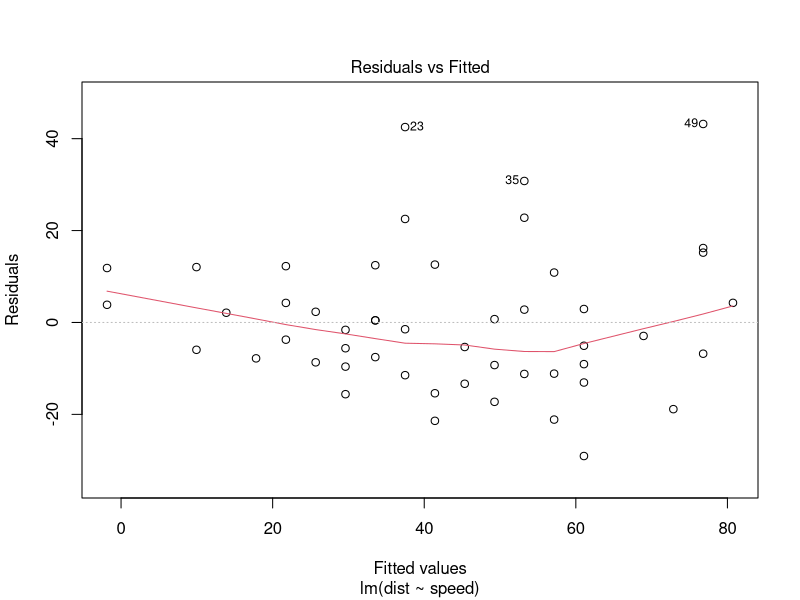
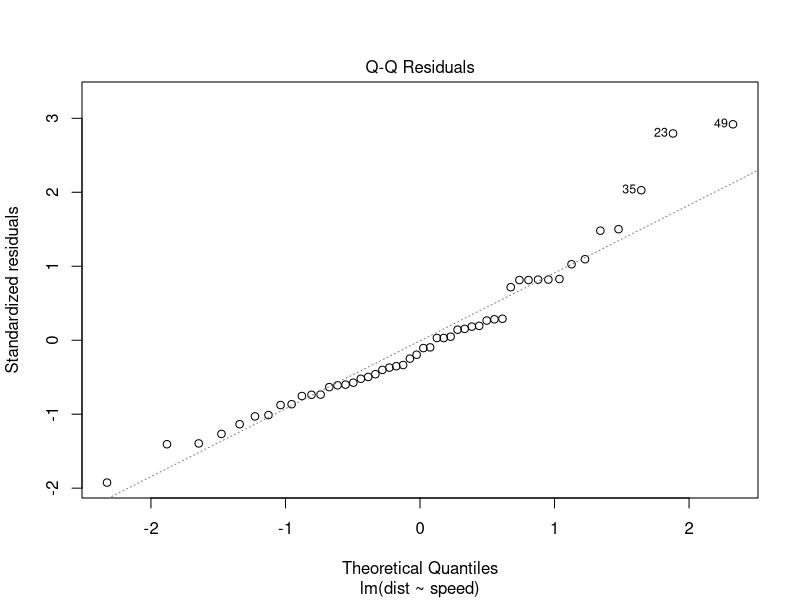
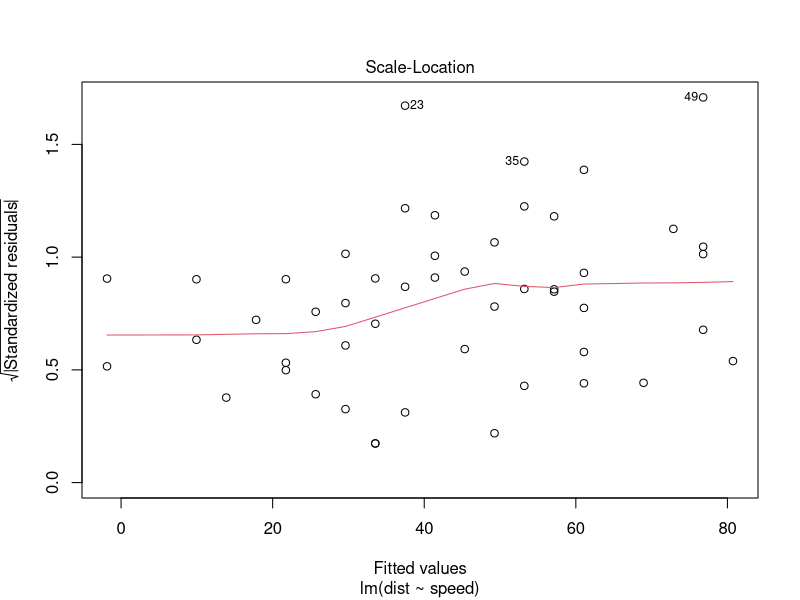
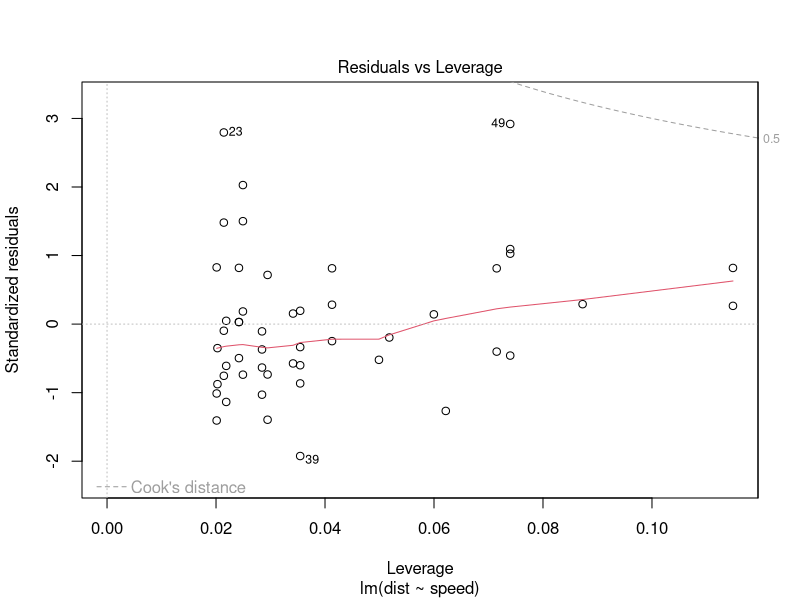
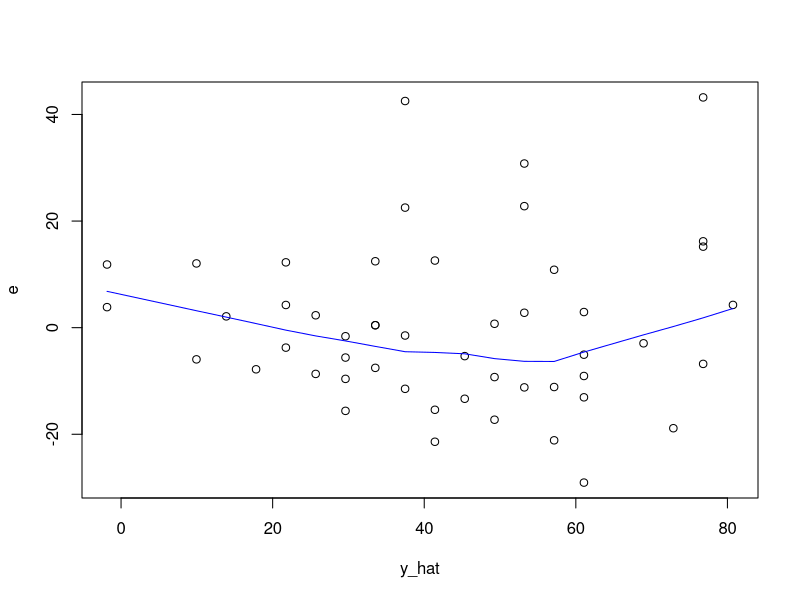
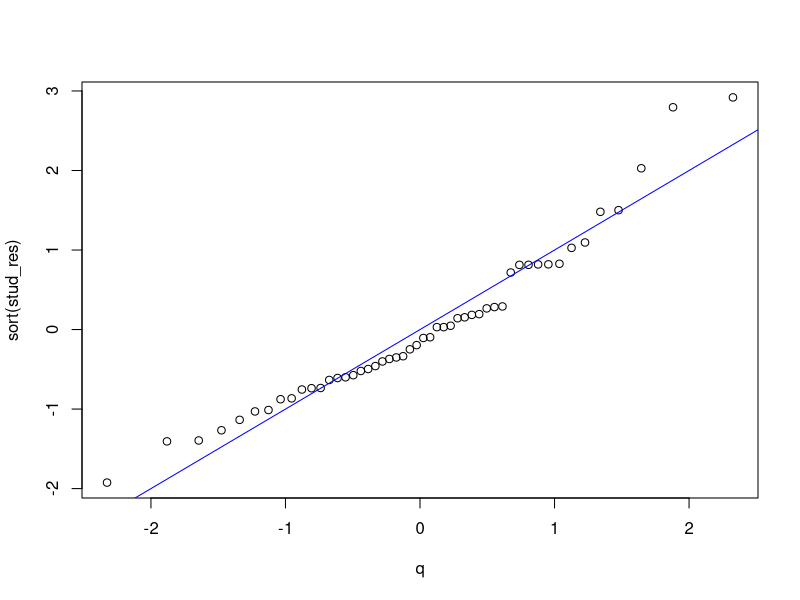
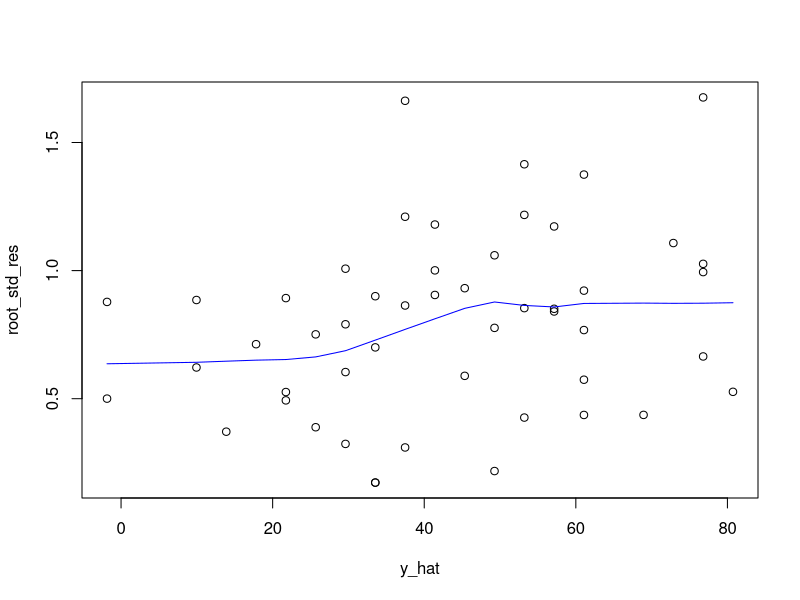
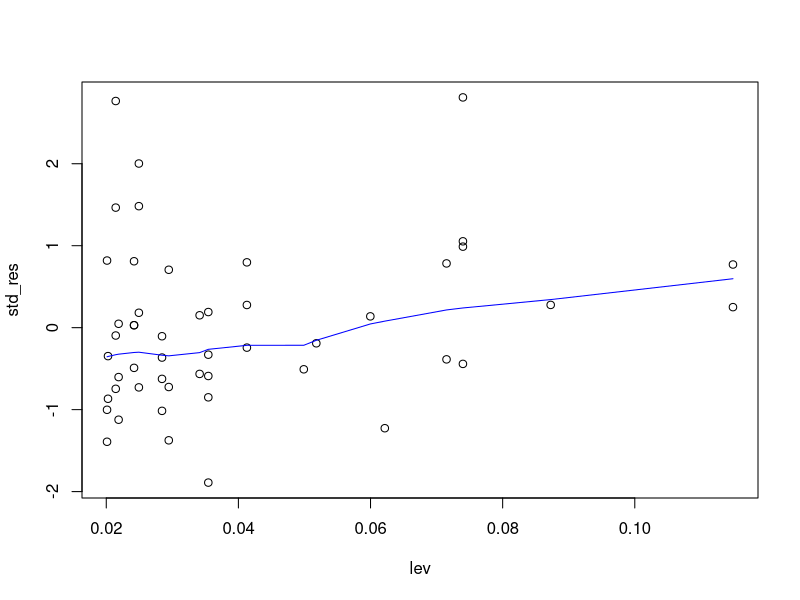

Reproduce these figures in R, in order.
# MTH441 Lab 3

# Problem 1

# Fit linear regression model
# automatically fits with intercept
fit <- lm(dist ~ speed, data = cars)
# view summary
plot(fit)

# reproduce all the four plots by extracting the appropriate residuals:
# plot 1 : Residuals vs Fitted
B_ols <-fit$coefficients
y_hat <- fit$fitted.values
y <- cars$dist
x <- cars$speed
n <- length(y)
oneN <- matrix(1, nrow = n, ncol = 1)
X <- cbind(oneN, x)
H <- X %*% solve(t(X) %*% X) %*% t(X)
lev <- matrix(0, nrow = n, ncol = 1)
for (i in 1:n)
{
  lev[i] <- H[i,i]
}
p <- 1
e <- y - y_hat # this is a vector with all the residuals
plot(y_hat,e)
lines(lowess(y_hat, e), col = "blue")
# Errors are not randomly spread out. The blue line is supposed to be a straight line. This indicates that the relation between speed and dist is not necessarily linear. We might need a quadratic term in the model.

# plot 2 : Normal Q-Q : Standardized residuals vs Theoretical Quantiles
sig_est <- sqrt((t(e)%*%e)/(n-p-1))
std_res <- e/(sig_est[1])
stud_res <- std_res
for (i in 1:length(std_res)){
  stud_res[i] <- std_res[i]/sqrt(1-lev[i])
}
u <- (1:n - 0.5)/n
q <- qnorm(u)
plot(q,sort(stud_res))
abline(0,1, col = "blue")
# This line shows skew in the data - not perfectly normally distributed.

# plot 3 : root(|Standardized residuals|) vs Fitted values
root_std_res <- matrix(0, nrow = n, ncol = 1)
for (i in 1:n)
{
  root_std_res[i] <- sqrt(abs(std_res[i]))
}
plot(y_hat, root_std_res)
lines(lowess(y_hat, root_std_res), col = "blue")
# This graph shows that the assumption of constant variance is not satisfied. Variance increases slightly as y_hat increases, indicating heteroscedacity.

# plot 4 : Standardized residuals vs Leverage
plot(lev, std_res)
lines(lowess(lev, std_res), col = "blue")
# No points cross cooks distance, although some points have high lev, and some have high residuals.
# Conclusion - diagnostic plots are not satisfactory, with both the linear relation assumption and the assumption of constant variance not checking out.

# Problem 2 

library(tidyverse)
library(MASS)
?Boston
?lm
Boston_fit <- lm(medv ~ crim + zn + indus + chas + nox + rm + age + dis + rad + tax + ptratio + black + lstat, data = Boston)
B_ols <- Boston_fit$coefficient

# centering and scaling X and refitting the model without the intercept:
X <- as.matrix(Boston)[,-14]
n <- dim(X)[1]
p <- dim(X)[2]
In <- diag(x = 1, nrow = n, ncol = n)
onen <- numeric(n) + 1
y <- Boston$medv
ybar <- mean(y)
yc <- y - ybar*onen
Xc <- (In - onen %*% solve(t(onen)%*%onen)%*%t(onen))%*%X
B_tilde <- solve(t(Xc) %*% Xc) %*% (t(Xc)%*%yc)
S <- numeric(p)
for (j in 1:p){
  S[j] <- sqrt(var(X[,j]))
}
Sx <- diag(S, nrow = p, ncol = p)
Boston_SC_X <- scale(X, center = TRUE, scale = TRUE)
Boston_SC_y <- scale(y, center = TRUE, scale = FALSE)
Boston_SC <- data.frame(cbind(Boston_SC_X, Boston_SC_y))
Boston_SC
Boston_SCfit <- lm(V14 ~.-1, data = Boston_SC)
B_SC_ols <- Boston_SCfit$coefficients
B_SC_ols
B_t <- Sx %*% B_tilde
B_t
# Coefficients of the model fitted without intercept match what we derived in class!
# Repeating the above analysis with intercept:
Boston_SCfit <- lm(V14 ~., data = Boston_SC)
Boston_SCfit$coefficients
B_t
# Observe that B0 = 0 (effectively), and rest of the coefficients match
# B0 = ybar - t(xbar)B_t = 0 because both y and x are centered, making them 0 here!

# Problem 3

plot(Boston_fit)

# Residuals vs Fitted => u-shaped => model relations not correct. May need higher order terms
# Q-Q plot is skewed
# Errors don't follow constant variance
# No points cross cook's distance. not many points with high leverage, while there are points with high residuals.
# Points 365, 369, 373 are close to Cook's distance (as marked)

# using residual studied, identify possible outliers:
?residuals
# standardized residuals => outlier if mod is more than 3
e_i <- resid(Boston_fit)
sigma_hat <- summary(Boston_fit)$sigma
d_i <- e_i/sigma_hat
outliers_std <- which(abs(d_i)> 3)
cat("Identified outliers using Standarized Residuals(|di|>3):\n",outliers_std, "\n")

# studentized residuals => outlier if more than 3
h <- hatvalues(Boston_fit)
studentized_residuals <- e_i
for (i in 1:n){
  studentized_residuals[i] <- d_i[i]/(1-h[i])
}
outliers <- which(abs(studentized_residuals)> 3)
cat("Identified outliers using Studentized Residuals(|ri|>3):\n",outliers, "\n")

# k-student residuals
t_i <- e_i
for (i in 1:n){
  s2 <- ((n-p)*sigma_hat^2 - e_i[i]^2/(1-h[i]))/(n-p-1)
  t_i[i] <- e_i[i]/sqrt((1-h[i])*s2)
}
outliers <- which(abs(t_i)> 3)
cat("Identified outliers using k-Student Residuals(|ti|>3):\n",outliers, "\n")


# Leverage points:
for (i in 1:n){
  if (h[i]>2*(p+1)/n){
    print(i)
  }
}

# Influence points:
D <- cooks.distance(Boston_fit)
for (i in 1:n){
  if (abs(D[i]) > 1){
    print(i)
  }
}
# no highly influential points
# can also calculate Cook's distance as follows:
r_i <- studentized_residuals
term1 <- r_i^2 / (p + 1)
term2 <- h / (1- h)
# Calculate Cook's distance
cooks_d <- term1 * term2
cooks_d - D
